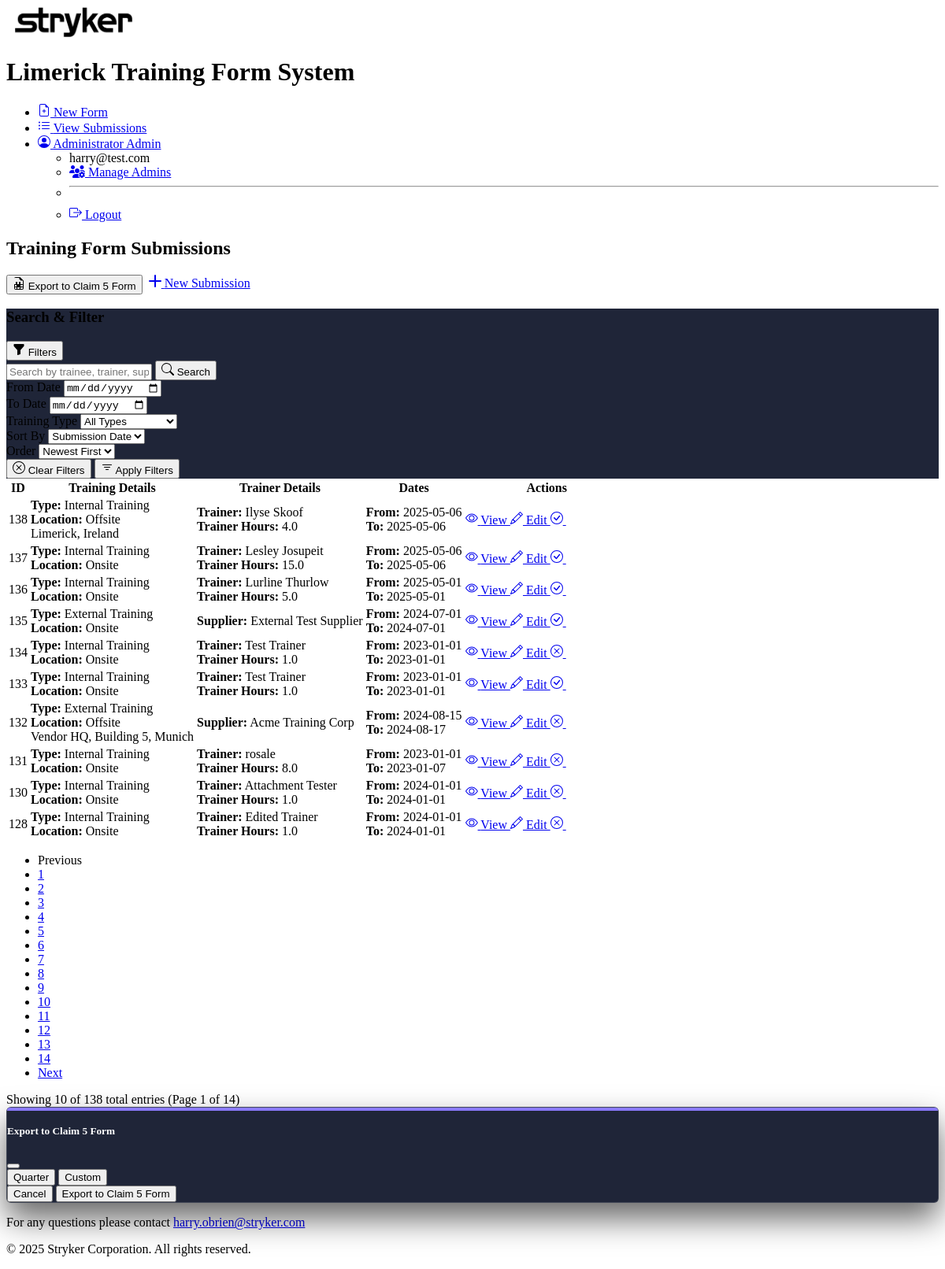
The page /list (signed in) on the database its author committed.
### models.py (models this page shows)
class TrainingForm(Base):
    __tablename__ = "training_forms"
    id = Column(Integer, primary_key=True, autoincrement=True)
    training_type = Column(String, nullable=False)
    trainer_name = Column(String)
    supplier_name = Column(String)
    location_type = Column(String, nullable=False)
    location_details = Column(String)
    start_date = Column(Date, nullable=False)
    end_date = Column(Date, nullable=False)
    trainer_hours = Column(Float)
    trainees_data = Column(Text)
    submission_date = Column(DateTime, default=func.now())
    approved = Column(Boolean, default=False)
    concur_claim = Column(String)
    travel_cost = Column(Float, default=0)
    food_cost = Column(Float, default=0)
    materials_cost = Column(Float, default=0)
    other_cost = Column(Float, default=0)
    other_expense_description = Column(Text)
    trainee_hours = Column(Float)
    training_description = Column(Text, nullable=False)
    submitter = Column(String)
    created_at = Column(DateTime, default=func.now())
    attachments = relationship(
        "Attachment", back_populates="training_form", cascade="all, delete-orphan"
    )

### app.py (the view)
@app.route("/list")
@login_required
def list_forms():
    form = SearchForm()
    search_term = request.args.get("search", "")
    date_from = request.args.get("date_from", "")
    date_to = request.args.get("date_to", "")
    training_type = request.args.get("training_type", "")
    sort_by = request.args.get("sort_by", "submission_date")
    sort_order = request.args.get("sort_order", "DESC")
    page = request.args.get("page", 1, type=int)
    forms, total_count = get_all_training_forms(
        search_term=search_term,
        date_from=date_from,
        date_to=date_to,
        training_type=training_type,
        sort_by=sort_by,
        sort_order=sort_order,
        page=page,
    )
    total_pages = (total_count + 9) // 10  # Round up division
    params = {
        "search": search_term,
        "date_from": date_from,
        "date_to": date_to,
        "training_type": training_type,
        "sort_by": sort_by,
        "sort_order": sort_order,
    }
    return render_template(
        "list.html",
        form=form,
        forms=forms,
        total_count=total_count,
        total_pages=total_pages,
        current_page=page,
        search_term=search_term,
        date_from=date_from,
        date_to=date_to,
        training_type=training_type,
        sort_by=sort_by,
        sort_order=sort_order,
        now=datetime.now(),
        params=params,
        has_filters=bool(search_term or date_from or date_to or training_type),
        total_forms=total_count,
        is_admin=is_admin_user(current_user),
    )

### templates/list.html (shortened to what this page needs)
{% extends "base.html" %} {% from '_macros.html' import render_check_icon,
render_x_icon %}  {% block extra_head %}
<link rel="stylesheet" href="https://cdn.jsdelivr.net/npm/flatpickr/dist/flatpickr.min.css" />
{% endblock %} {% block content %}
<div class="d-flex justify-content-between align-items-center mb-4">
  <h2 class="fs-4">
    {% if my_submissions %}My Submissions{% else %}Training Form Submissions{%
    endif %}
  </h2>
  <div class="btn-group-header">
    {% if not my_submissions %}
    <button type="button" class="btn btn-success" id="export-claim5-btn">
      Export to Claim 5 Form
    </button>
    {% endif %}
    <a href="{{ url_for('new_form') }}" class="btn btn-primary">
      <svg xmlns="http://www.w3.org/2000/svg" width="16" height="16" fill="currentColor" class="bi bi-plus-lg"
        viewBox="0 0 16 16">
        <path d="M8 0a1 1 0 0 1 1 1v6h6a1 1 0 1 1 0 2H9v6a1 1 0 1 1-2 0V9H1a1 1 0 0 1 0-2h6V1a1 1 0 0 1 1-1z" />
      </svg>
      New Submission
    </a>
  </div>
</div>
<div class="card mb-4">
  <div class="card-header bg-secondary text-white d-flex justify-content-between align-items-center">
    <h3 class="fs-5 mb-0">Search & Filter</h3>
    <button class="btn btn-outline-light btn-sm" type="button" data-bs-toggle="collapse"
      data-bs-target="#searchCollapse">
      <svg xmlns="http://www.w3.org/2000/svg" width="16" height="16" fill="currentColor" class="bi bi-funnel"
        viewBox="0 0 16 16">
        <path
          d="M1.5 1.5A.5.5 0 0 1 2 1h12a.5.5 0 0 1 .5.5v2a.5.5 0 0 1-.128.334L10 8.692V13.5a.5.5 0 0 1-.342.474l-3 1A.5.5 0 0 1 6 14.5V8.692L1.628 3.834A.5.5 0 0 1 1.5 3.5v-2z" />
      </svg>
      Filters
    </button>
  </div>
  <div class="collapse show" id="searchCollapse">
    <div class="card-body">
      <form method="GET" action="{{ url_for('list_forms') }}" class="row g-3">
        <div class="col-md-12">
          <div class="input-group">
            {{ form.search(class="form-control", placeholder="Search by trainee, trainer, supplier, course code, invoice
            number or training description") }}
            <button class="btn btn-primary" type="submit">
              Search
            </button>
          </div>
        </div>
        <div class="col-md-3">
          {{ form.date_from.label(class="form-label") }} {{
          form.date_from(class="form-control date-picker") }}
        </div>
        <div class="col-md-3">
          {{ form.date_to.label(class="form-label") }} {{
          form.date_to(class="form-control date-picker") }}
        </div>
        <div class="col-md-3">
          {{ form.training_type.label(class="form-label") }} {{
          form.training_type(class="form-select") }}
        </div>
        <div class="col-md-3">
          {{ form.sort_by.label(class="form-label") }} {{
          form.sort_by(class="form-select") }}
        </div>
        <div class="col-md-3">
          {{ form.sort_order.label(class="form-label") }} {{
          form.sort_order(class="form-select") }}
        </div>
        <div class="col-12">
          <div class="d-flex justify-content-between">
            <button type="reset" class="btn btn-outline-secondary" onclick="resetFilters()">
              Clear Filters
            </button>
            <button type="submit" class="btn btn-primary">
              Apply Filters
            </button>
          </div>
        </div>
      </form>
    </div>
  </div>
</div>
 {% if forms %}
<div class="table-responsive">
  <table class="table table-hover trainings-table">
    <thead class="table-dark">
      <tr>
        <th>ID</th>
        <th>Training Details</th>
        <th>Trainer Details</th>
        <th>Dates</th>
        <th>Actions</th>
      </tr>
    </thead>
    <tbody>
      {% for form in forms %}
      <tr>
        <td>{{ form.id }}</td>
        <td>
          <strong>Type:</strong> {{ form.training_type }}<br />
          <strong>Location:</strong> {{ form.location_type }}{% if
          form.location_details %}<br />{{ form.location_details }}{% endif %}
        </td>
        <td>
          {% if form.training_type == 'Internal Training' %}
          <strong>Trainer:</strong> {{ form.trainer_name }}<br />
          <strong>Trainer Hours:</strong> {{ form.trainer_hours }} {% else %}
          <strong>Supplier:</strong> {{ form.supplier_name }} {% endif %}
        </td>
        <td>
          <strong>From:</strong> {{ form.start_date }}<br />
          <strong>To:</strong> {{ form.end_date }}<br />
        </td>
        <td>
          <div class="btn-group">
            <a href="{{ url_for('view_form', form_id=form.id) }}" class="btn btn-sm btn-outline-primary">
              View
            </a>
            <a href="{{ url_for('edit_form', form_id=form.id) }}" class="btn btn-sm btn-outline-secondary">
              Edit
            </a>
            {% if is_admin %}
            <a href="{{ url_for('approve_training', form_id=form.id) }}"
              class="btn btn-sm approve-btn {% if form.approved %}approved btn-outline-success{% else %}unapproved btn-outline-secondary{% endif %}"
              hx-get="{{ url_for('approve_training', form_id=form.id) }}?row=1" hx-target="closest tr"
              hx-swap="outerHTML">
              {% if form.approved %}
              {{ render_check_icon('icon-default') }}
              {% else %}
              {{render_x_icon('icon-default') }}
              {% endif %}
            </a>
            {% endif %}
          </div>
        </td>
      </tr>
      {% endfor %}
    </tbody>
  </table>
</div>
{% if total_pages > 1 %}
<nav aria-label="Page navigation">
  <ul class="pagination">
    {% if current_page > 1 %}
    <li class="page-item">
      <a class="page-link"
        href="{{ url_for('list_forms', page=current_page-1, **params|remove_param('page')) }}">Previous</a>
    </li>
    {% else %}
    <li class="page-item disabled">
      <span class="page-link">Previous</span>
    </li>
    {% endif %} {% for p in range(1, total_pages + 1) %}
    <li class="page-item {% if p == current_page %}active{% endif %}">
      <a class="page-link" href="{{ url_for('list_forms', page=p, **params|remove_param('page')) }}">{{ p }}</a>
    </li>
    {% endfor %} {% if current_page < total_pages %} <li class="page-item">
      <a class="page-link"
        href="{{ url_for('list_forms', page=current_page+1, **params|remove_param('page')) }}">Next</a>
      </li>
      {% else %}
      <li class="page-item disabled">
        <span class="page-link">Next</span>
      </li>
      {% endif %}
  </ul>
</nav>
{% endif %}
<div class="text-center text-muted mb-4">
  Showing {{ forms|length }} of {{ total_forms }} total entries {% if
  total_pages > 1 %} (Page {{ current_page }} of {{ total_pages }}) {% endif %}
</div>
<div class="modal fade" id="exportClaim5Modal" tabindex="-1" aria-labelledby="exportClaim5ModalLabel"
  aria-hidden="true">
  <div class="modal-dialog">
    <div class="modal-content" style="background: #1f2538; color: #fff;">
      <div class="modal-header">
        <h5 class="modal-title" id="exportClaim5ModalLabel">Export to Claim 5 Form</h5>
        <button type="button" class="btn-close" data-bs-dismiss="modal" aria-label="Close"></button>
      </div>
      <div class="modal-body">
        <div class="btn-group w-100 mb-4" role="group" id="export-pill-toggle">
          <button type="button" class="btn btn-outline-primary active" id="quarter-pill">Quarter</button>
          <button type="button" class="btn btn-outline-primary" id="custom-pill">Custom</button>
        </div>
      </div>
      <div class="modal-footer">
        <button type="button" class="btn btn-secondary" data-bs-dismiss="modal">Cancel</button>
        <button type="button" class="btn btn-primary" id="export-claim5-confirm-btn">Export to Claim 5 Form</button>
      </div>
    </div>
  </div>
</div>
{% endif %} {% endblock %}

### templates/base.html (shortened to what this page needs)
<!doctype html>
<html lang="en" data-bs-theme="dark">
<head>
  <link rel="stylesheet" href="https://cdn.replit.com/agent/bootstrap-agent-dark-theme.min.css" />
  <link rel="stylesheet" href="https://cdnjs.cloudflare.com/ajax/libs/font-awesome/6.5.1/css/all.min.css" />
  <link rel="stylesheet" href="{{ url_for('static', filename='css/custom.css') }}" />
  <link rel="stylesheet" href="{{ url_for('static', filename='css/theme.css') }}" />
  {% block extra_head %}{% endblock %}
</head>
<body>
  <header class="bg-dark py-3 mb-4">
    <div class="container">
      <div class="d-flex flex-column flex-md-row align-items-center">
        <a href="{{ url_for('index') }}" class="d-flex align-items-center text-decoration-none logo-container">
          <img src="{{ url_for('static', filename='images/logo.png') }}" alt="Stryker Logo" />
        </a>
        <h1 class="ms-md-4 my-3 my-md-0 text-white fs-4">
          Limerick Training Form System
        </h1>
        <nav class="ms-md-auto">
          <ul class="nav nav-pills">
            {% if current_user.is_authenticated %}
            <li class="nav-item">
              <a class="nav-link {% if request.path == url_for('new_form') %}active{% endif %}"
                href="{{ url_for('new_form') }}">
                New Form
              </a>
            </li>
            {% endif %}
            {% if user_info.is_admin %}
            <li class="nav-item ms-2">
              <a class="nav-link {% if request.path == url_for('list_forms') %}active{% endif %}"
                href="{{ url_for('list_forms') }}">
                View Submissions
              </a>
            </li>
            {% endif %} {% if current_user.is_authenticated %}
            <li class="nav-item ms-2 dropdown">
              <a class="nav-link dropdown-toggle" href="#" role="button" data-bs-toggle="dropdown"
                aria-expanded="false">
                {{ user_info.display_name }} {% if user_info.is_admin %}<span
                  class="badge bg-danger ms-1">Admin</span>{% endif %}
              </a>
              <ul class="dropdown-menu">
                <li>
                  <span class="dropdown-item-text">{{ user_info.email }}</span>
                </li>
                {% if user_info.is_admin %}
                <li>
                  <a class="dropdown-item" href="{{ url_for('manage_admins') }}">
                    <i class="fa fa-users-cog me-1"></i> Manage Admins
                  </a>
                </li>
                {% endif %}
                <li>
                  <hr class="dropdown-divider" />
                </li>
                <li>
                  <a class="dropdown-item" href="{{ url_for('logout') }}">
                    Logout
                  </a>
                </li>
              </ul>
            </li>
            {% endif %}
          </ul>
        </nav>
      </div>
    </div>
  </header>
  <main class="container py-3">
     {% block content %}{% endblock %}
  </main>
  <footer class="container mt-4 py-3 border-top text-center text-muted">
    <div class="row">
      <div class="col">
        <p class="mb-1">
          For any questions please contact
          <a href="mailto:harry.obrien@stryker.com?subject=Training%20form%20question">harry.obrien@stryker.com</a>
        </p>
        <p class="mb-0">
          &copy; {{ current_year }} Stryker Corporation. All rights reserved.
        </p>
      </div>
    </div>
  </footer>
</body>
</html>

### templates/_macros.html
{% macro render_check_icon(class_name='') %}
<svg
  xmlns="http://www.w3.org/2000/svg"
  width="16"
  height="16"
  fill="currentColor"
  class="bi bi-check-circle {{ class_name }}"
  viewBox="0 0 16 16"
>
  <path
    d="M8 15A7 7 0 1 1 8 1a7 7 0 0 1 0 14zm0 1A8 8 0 1 0 8 0a8 8 0 0 0 0 16z"
  />
  <path
    d="M10.97 4.97a.235.235 0 0 0-.02.022L7.477 9.417 5.384 7.323a.75.75 0 0 0-1.06 1.06L6.97 11.03a.75.75 0 0 0 1.079-.02l3.992-4.99a.75.75 0 0 0-1.071-1.05z"
  />
</svg>
{% endmacro %} {% macro render_x_icon(class_name='') %}
<svg
  xmlns="http://www.w3.org/2000/svg"
  width="16"
  height="16"
  fill="currentColor"
  class="bi bi-x-circle {{ class_name }}"
  viewBox="0 0 16 16"
>
  <path
    d="M8 15A7 7 0 1 1 8 1a7 7 0 0 1 0 14zm0 1A8 8 0 1 0 8 0a8 8 0 0 0 0 16z"
  />
  <path
    d="M4.646 4.646a.5.5 0 0 1 .708 0L8 7.293l2.646-2.647a.5.5 0 0 1 .708.708L8.707 8l2.647 2.646a.5.5 0 0 1-.708.708L8 8.707l-2.646 2.647a.5.5 0 0 1-.708-.708L7.293 8 4.646 5.354a.5.5 0 0 1 0-.708z"
  />
</svg>
{% endmacro %}

### rows shown on the page
TrainingForm: id "138", training_type "Internal Training", location_type "Offsite", location_details "Limerick, Ireland", trainer_name "Ilyse Skoof", trainer_hours "4.0", start_date "2025-05-06", end_date "2025-05-06"
TrainingForm: id "137", training_type "Internal Training", location_type "Onsite", trainer_name "Lesley Josupeit", trainer_hours "15.0", start_date "2025-05-06", end_date "2025-05-06"
TrainingForm: id "136", training_type "Internal Training", location_type "Onsite", trainer_name "Lurline Thurlow", trainer_hours "5.0", start_date "2025-05-01", end_date "2025-05-01"
TrainingForm: id "135", training_type "External Training", location_type "Onsite", supplier_name "External Test Supplier", start_date "2024-07-01", end_date "2024-07-01"
TrainingForm: id "134", training_type "Internal Training", location_type "Onsite", trainer_name "Test Trainer", trainer_hours "1.0", start_date "2023-01-01", end_date "2023-01-01"
TrainingForm: id "133", training_type "Internal Training", location_type "Onsite", trainer_name "Test Trainer", trainer_hours "1.0", start_date "2023-01-01", end_date "2023-01-01"
TrainingForm: id "132", training_type "External Training", location_type "Offsite", location_details "Vendor HQ, Building 5, Munich", supplier_name "Acme Training Corp", start_date "2024-08-15", end_date "2024-08-17"
TrainingForm: id "131", training_type "Internal Training", location_type "Onsite", trainer_name "rosale", trainer_hours "8.0", start_date "2023-01-01", end_date "2023-01-07"
TrainingForm: id "130", training_type "Internal Training", location_type "Onsite", trainer_name "Attachment Tester", trainer_hours "1.0", start_date "2024-01-01", end_date "2024-01-01"
TrainingForm: id "128", training_type "Internal Training", location_type "Onsite", trainer_name "Edited Trainer", trainer_hours "1.0", start_date "2024-01-01", end_date "2024-01-01"

### other values the page prints
{{ user_info.display_name }} "Administrator"
{{ user_info.email }} "harry@test.com"
{{ p }} "1" "2" "3" "4" "5" "6" "7" "8" "9" "10" "11" "12" "13" "14"
{{ total_forms }} "138"
{{ current_page }} "1"
{{ total_pages }} "14"
